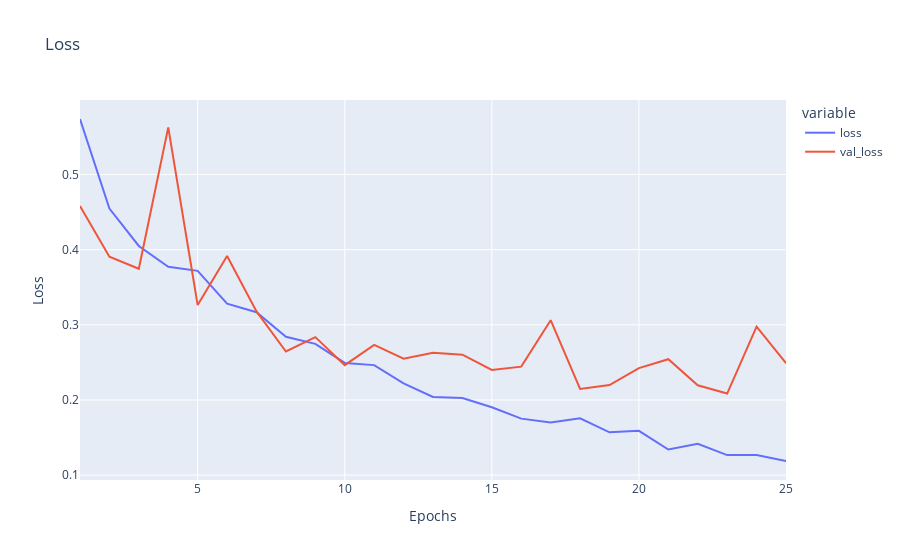
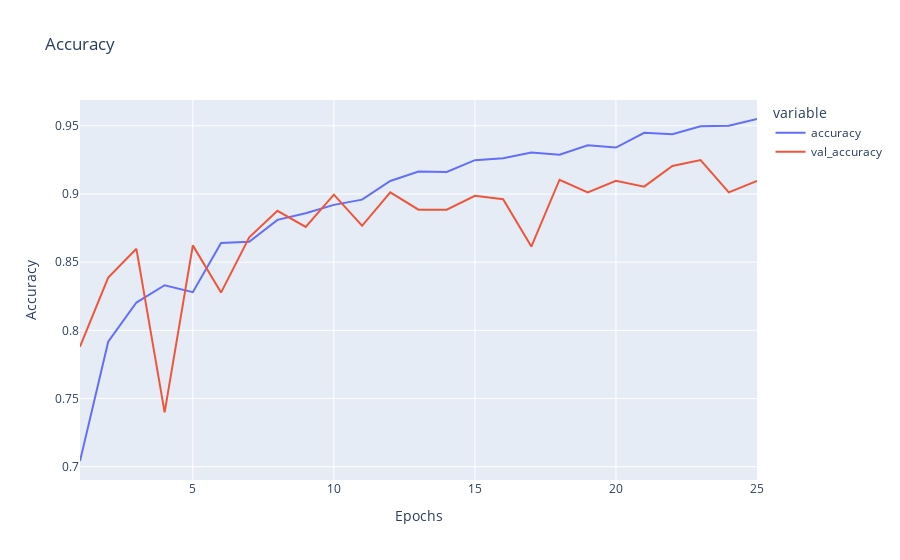

Notebook cell for these charts, in order:
### Markdown cell above
----------------------------------------
6. Постройте график зависимости ошибки и точности свёрточной нейронной сети в зависимости от эпох.

### Code cell
df = pd.DataFrame(history.history)
df['epoch'] = range(1, len(df) + 1)

fig = px.line(df, x='epoch', y=['loss', 'val_loss'], title='Loss')
fig.update_xaxes(title='Epochs')
fig.update_yaxes(title='Loss')

fig.show()

fig = px.line(df, x='epoch', y=['accuracy', 'val_accuracy'], title='Accuracy')
fig.update_xaxes(title='Epochs')
fig.update_yaxes(title='Accuracy')

fig.show()

### Figure 1 — Plotly figure (JSON) as saved in the notebook; plotly's stock layout.template omitted (floating-point values rounded to 4 significant figures)
{"data": [{"hovertemplate": "variable=loss<br>epoch=%{x}<br>value=%{y}<extra></extra>", "legendgroup": "loss", "line": {"color": "#636efa", "dash": "solid"}, "marker": {"symbol": "circle"}, "mode": "lines", "name": "loss", "orientation": "v", "showlegend": true, "type": "scatter", "x": [1, 2, 3, 4, 5, 6, 7, 8, 9, 10, 11, 12, 13, 14, 15, 16, 17, 18, 19, 20, 21, 22, 23, 24, 25], "xaxis": "x", "y": [0.5739, 0.4548, 0.4049, 0.3774, 0.3718, 0.3282, 0.3168, 0.2841, 0.2747, 0.2493, 0.2464, 0.2221, 0.204, 0.2027, 0.1903, 0.1752, 0.1699, 0.1756, 0.1569, 0.159, 0.1341, 0.1418, 0.1267, 0.1268, 0.1188], "yaxis": "y"}, {"hovertemplate": "variable=val_loss<br>epoch=%{x}<br>value=%{y}<extra></extra>", "legendgroup": "val_loss", "line": {"color": "#EF553B", "dash": "solid"}, "marker": {"symbol": "circle"}, "mode": "lines", "name": "val_loss", "orientation": "v", "showlegend": true, "type": "scatter", "x": [1, 2, 3, 4, 5, 6, 7, 8, 9, 10, 11, 12, 13, 14, 15, 16, 17, 18, 19, 20, 21, 22, 23, 24, 25], "xaxis": "x", "y": [0.458, 0.3906, 0.3746, 0.5628, 0.3263, 0.3916, 0.3178, 0.2646, 0.2837, 0.2464, 0.2733, 0.2551, 0.2629, 0.2603, 0.24, 0.2444, 0.3062, 0.2147, 0.2199, 0.2424, 0.2543, 0.2196, 0.2086, 0.2976, 0.249], "yaxis": "y"}], "layout": {"legend": {"title": {"text": "variable"}, "tracegroupgap": 0}, "title": {"text": "Loss"}, "xaxis": {"anchor": "y", "domain": [0, 1], "title": {"text": "Epochs"}}, "yaxis": {"anchor": "x", "domain": [0, 1], "title": {"text": "Loss"}}}}

### Figure 2 — Plotly figure (JSON) as saved in the notebook; plotly's stock layout.template omitted (floating-point values rounded to 4 significant figures)
{"data": [{"hovertemplate": "variable=accuracy<br>epoch=%{x}<br>value=%{y}<extra></extra>", "legendgroup": "accuracy", "line": {"color": "#636efa", "dash": "solid"}, "marker": {"symbol": "circle"}, "mode": "lines", "name": "accuracy", "orientation": "v", "showlegend": true, "type": "scatter", "x": [1, 2, 3, 4, 5, 6, 7, 8, 9, 10, 11, 12, 13, 14, 15, 16, 17, 18, 19, 20, 21, 22, 23, 24, 25], "xaxis": "x", "y": [0.7042, 0.7917, 0.8204, 0.8331, 0.828, 0.8641, 0.865, 0.881, 0.8859, 0.892, 0.8958, 0.9096, 0.9165, 0.9161, 0.9248, 0.9263, 0.9305, 0.9288, 0.9358, 0.9341, 0.9449, 0.9438, 0.9497, 0.9501, 0.955], "yaxis": "y"}, {"hovertemplate": "variable=val_accuracy<br>epoch=%{x}<br>value=%{y}<extra></extra>", "legendgroup": "val_accuracy", "line": {"color": "#EF553B", "dash": "solid"}, "marker": {"symbol": "circle"}, "mode": "lines", "name": "val_accuracy", "orientation": "v", "showlegend": true, "type": "scatter", "x": [1, 2, 3, 4, 5, 6, 7, 8, 9, 10, 11, 12, 13, 14, 15, 16, 17, 18, 19, 20, 21, 22, 23, 24, 25], "xaxis": "x", "y": [0.788, 0.8387, 0.8598, 0.7399, 0.8623, 0.8277, 0.8682, 0.8877, 0.8758, 0.8995, 0.8767, 0.9012, 0.8885, 0.8885, 0.8986, 0.8961, 0.8615, 0.9105, 0.9012, 0.9096, 0.9054, 0.9206, 0.9248, 0.9012, 0.9096], "yaxis": "y"}], "layout": {"legend": {"title": {"text": "variable"}, "tracegroupgap": 0}, "title": {"text": "Accuracy"}, "xaxis": {"anchor": "y", "domain": [0, 1], "title": {"text": "Epochs"}}, "yaxis": {"anchor": "x", "domain": [0, 1], "title": {"text": "Accuracy"}}}}
